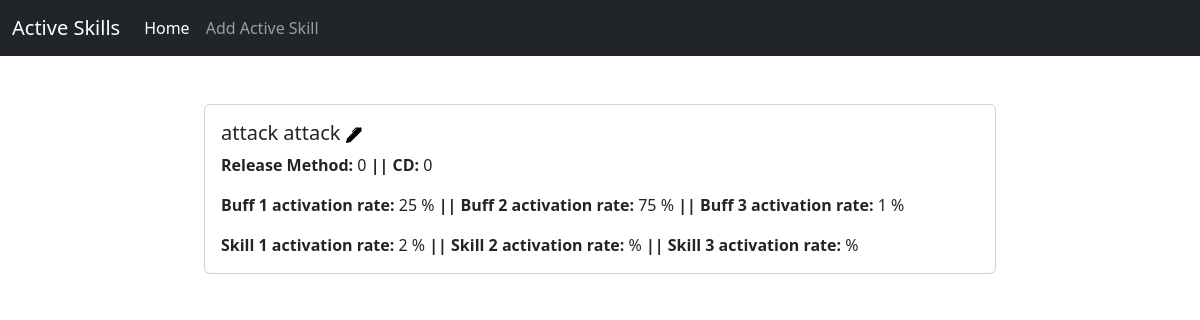
The app's page /active, older data.
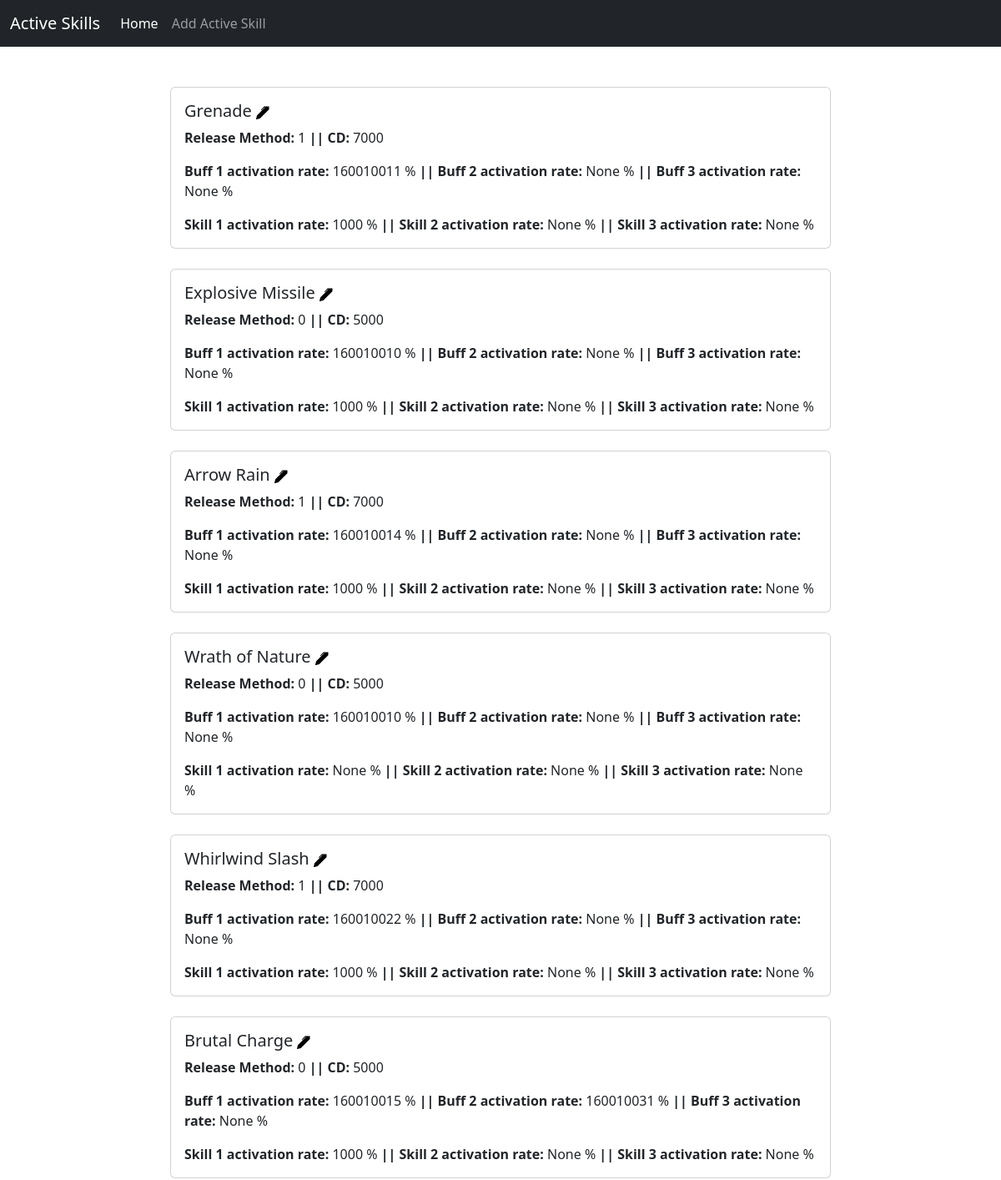
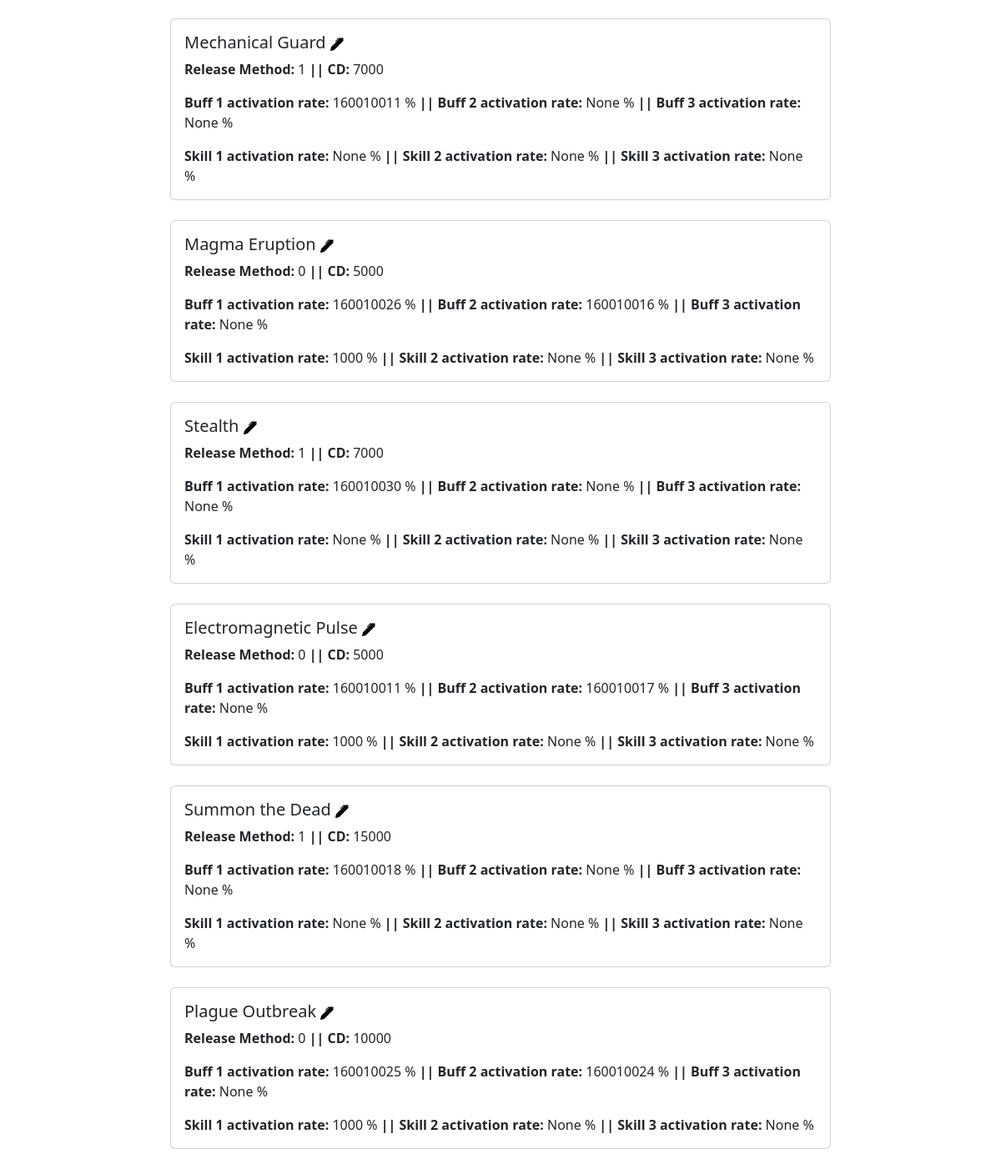
The same page, newer data (2 pictures, top to bottom).
### tables this page shows
CREATE TABLE activeSkill
        (       
                active_id INT PRIMARY KEY,
                active_name VARCHAR(255),
                skill_url VARCHAR(255),
                skill_slot INT, -- ADDED
                release_method INT, -- CHANGED
                aim_id INT,
                active_file_addr VARCHAR(255),
                cd INT,
                buff_one_name VARCHAR(255), -- ADDED
                buff_id_one INT,
                buff_one_trigger INT,
                buff_two_name VARCHAR(255), -- ADDED
                buff_id_two INT,
                buff_two_trigger INT,
                buff_three_name VARCHAR(255), -- ADDED
                buff_id_three INT,
                buff_three_trigger INT,
                eff_one_name VARCHAR(255), -- ADDED
                skill_eff_one_rate INT,
                skill_one_id INT,
                eff_two_name VARCHAR(255), -- ADDED
                skill_eff_two_rate INT,
                skill_two_id INT,
                eff_three_name VARCHAR(255), -- ADDED
                skill_eff_three_rate INT,
                skill_three_id INT
        
        );

### main.py (the view)
@app.route("/active", methods=["GET"])
def active():
    if request.method == "GET":
        with sqlite3.connect(db_url) as conn:
            cur = conn.cursor()
            cur.execute('SELECT * FROM ' + active_table_name + ' ORDER BY active_id ASC')
            active_data = cur.fetchall()
        return render_template("active_main.html", dataset=active_data)

### templates/active_main.html (shortened to what this page needs)
<html>
    <head>
        <link rel="stylesheet" href="/static/css/bootstrap.css">
    </head>
    <body class="">
        <nav class="navbar navbar-expand-lg navbar-dark bg-dark sticky-top">
            <div class="container-fluid">
            <a class="navbar-brand" href="#">Active Skills</a>
            <div class="collapse navbar-collapse" id="navbarNav">
                <ul class="navbar-nav">
                <li class="nav-item">
                    <a class="nav-link active" aria-current="page" href="/">Home</a>
                </li>
                <li class="nav-item">
                    <a class="nav-link" href="/active_add?id=null">Add Active Skill</a>
                </li>
                </ul>
            </div>
            </div>
        </nav>
            {%for data in dataset%}
            <div class="row justify-content-center">
                    <div class="col-8">
                        <div class="card mb-4">
                            <div class="row card-body">
                            <div class="col-sm-12">
                            <h5 class="card-title">
                                {{data[1]}}
                                <a href="/active_add?id={{data[0]}}">
                                </a>
                            </h5>
                                <p class="card-text"><b>Release Method: </b>{{data[4]}} <b> || CD: </b> {{data[7]}} </p>
                                <p class="card-text"><b>Buff 1 activation rate: </b>{{data[10]}} %<b> || Buff 2 activation rate: </b> {{data[13]}} %<b> || Buff 3 activation rate: </b> {{data[16]}} %</p>
                                <p class="card-text"><b>Skill 1 activation rate: </b>{{data[18]}} %<b> || Skill 2 activation rate: </b> {{data[21]}} %<b> || Skill 3 activation rate: </b> {{data[24]}} %</p>
                            </div>
                        </div>
                </div>
            </div>
            </div>
            {%endfor%}
    </body>
</html>

Row changes from the older to the newer data that the page shows:
removed activeSkill: active_name "attack attack", aim "0", buff_id_one "0", buff_two_trigger "25", skill_eff_one_rate "75", skill_two "1", skill_three "2"
added activeSkill: active_name "Grenade", release_method "1", cd "7000", buff_one_trigger "160010011", data "None", skill_eff_one_rate "1000"
added activeSkill: active_name "Explosive Missile", release_method "0", cd "5000", buff_one_trigger "160010010", data "None", skill_eff_one_rate "1000"
added activeSkill: active_name "Arrow Rain", release_method "1", cd "7000", buff_one_trigger "160010014", data "None", skill_eff_one_rate "1000"
added activeSkill: active_name "Wrath of Nature", release_method "0", cd "5000", buff_one_trigger "160010010", data "None"
added activeSkill: active_name "Whirlwind Slash", release_method "1", cd "7000", buff_one_trigger "160010022", data "None", skill_eff_one_rate "1000"
added activeSkill: active_name "Brutal Charge", release_method "0", cd "5000", buff_one_trigger "160010015", buff_two_trigger "160010031", data "None", skill_eff_one_rate "1000"
added activeSkill: active_name "Mechanical Guard", release_method "1", cd "7000", buff_one_trigger "160010011", data "None"
added activeSkill: active_name "Magma Eruption", release_method "0", cd "5000", buff_one_trigger "160010026", buff_two_trigger "160010016", data "None", skill_eff_one_rate "1000"
added activeSkill: active_name "Stealth", release_method "1", cd "7000", buff_one_trigger "160010030", data "None"
added activeSkill: active_name "Electromagnetic Pulse", release_method "0", cd "5000", buff_one_trigger "160010011", buff_two_trigger "160010017", data "None", skill_eff_one_rate "1000"
added activeSkill: active_name "Summon the Dead", release_method "1", cd "15000", buff_one_trigger "160010018", data "None"
added activeSkill: active_name "Plague Outbreak", release_method "0", cd "10000", buff_one_trigger "160010025", buff_two_trigger "160010024", data "None", skill_eff_one_rate "1000"
